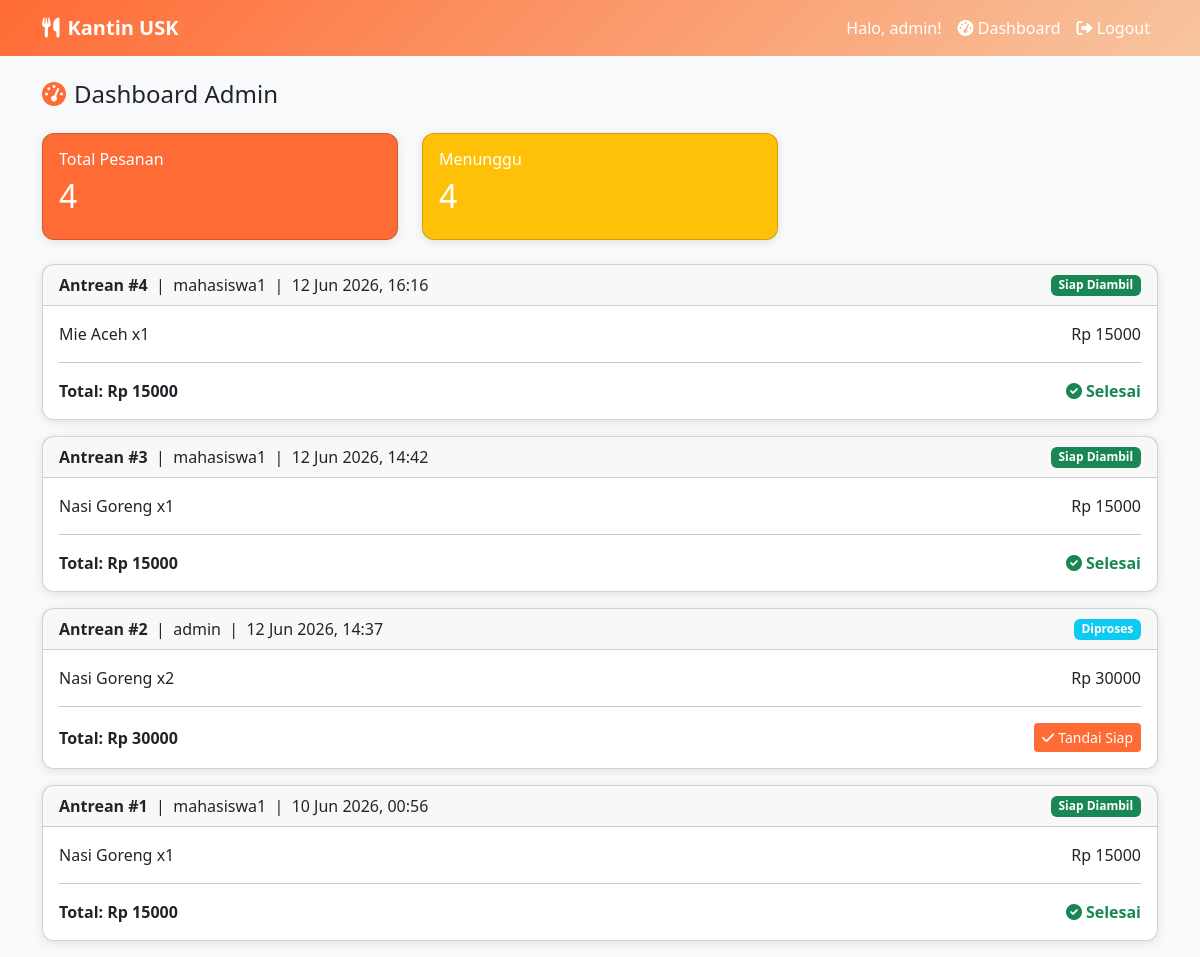
/admin-dashboard/ (signed in), run on the app's committed database.
### orders/models.py (models this page shows, shortened)
class Pesanan(models.Model):
    STATUS_CHOICES = [
        ('menunggu', 'Menunggu'),
        ('diproses', 'Diproses'),
        ('siap', 'Siap Diambil'),
    ]
    pembeli = models.ForeignKey(User, on_delete=models.CASCADE)
    tanggal_pesan = models.DateTimeField(auto_now_add=True)
    total_harga = models.DecimalField(max_digits=10, decimal_places=0)
    status = models.CharField(max_length=20, choices=STATUS_CHOICES, default='menunggu')
    nomor_antrean = models.IntegerField(default=0)

class DetailPesanan(models.Model):
    pesanan = models.ForeignKey(Pesanan, on_delete=models.CASCADE, related_name='details')
    menu = models.ForeignKey(Menu, on_delete=models.CASCADE)
    jumlah = models.IntegerField(default=1)
    sub_total = models.DecimalField(max_digits=10, decimal_places=0)

### menu/models.py (models this page shows, shortened)
class Menu(models.Model):
    nama_makanan = models.CharField(max_length=100)
    harga = models.DecimalField(max_digits=10, decimal_places=0)
    gambar = models.ImageField(upload_to='menu/', blank=True, null=True)
    is_tersedia = models.BooleanField(default=True)

### orders/views.py (the view)
# urls.py: path('admin-dashboard/', order_views.admin_dashboard, name='admin_dashboard'),
@login_required
@user_passes_test(is_admin)
def admin_dashboard(request):
    pesanan = Pesanan.objects.all().order_by('-tanggal_pesan')
    return render(request, 'orders/admin_dashboard.html', {'pesanan': pesanan})

### orders/views.py (called while the page is built)
def is_admin(user):
    return user.is_staff

### templates/orders/admin_dashboard.html (shortened to what this page needs)
{% extends 'base.html' %}
{% block content %}
<h4 class="mb-4">
    <i class="fas fa-tachometer-alt me-2" style="color:#ff6b35;"></i>Dashboard Admin
</h4>
<div class="row mb-4">
    <div class="col-md-4">
        <div class="card text-white" style="background:#ff6b35;">
            <div class="card-body">
                <h6>Total Pesanan</h6>
                <h2>{{ pesanan.count }}</h2>
            </div>
        </div>
    </div>
    <div class="col-md-4">
        <div class="card text-white bg-warning">
            <div class="card-body">
                <h6>Menunggu</h6>
                <h2>{{ pesanan|length }}</h2>
            </div>
        </div>
    </div>
</div>
{% for p in pesanan %}
<div class="card mb-3">
    <div class="card-header d-flex justify-content-between align-items-center">
        <span>
            <strong>Antrean #{{ p.nomor_antrean }}</strong>
            &nbsp;|&nbsp; {{ p.pembeli.username }}
            &nbsp;|&nbsp; {{ p.tanggal_pesan|date:"d M Y, H:i" }}
        </span>
        {% if p.status == 'menunggu' %}
            <span class="badge bg-warning text-dark">Menunggu</span>
        {% elif p.status == 'diproses' %}
            <span class="badge bg-info">Diproses</span>
        {% else %}
            <span class="badge bg-success">Siap Diambil</span>
        {% endif %}
    </div>
    <div class="card-body">
        {% for detail in p.details.all %}
        <div class="d-flex justify-content-between">
            <span>{{ detail.menu.nama_makanan }} x{{ detail.jumlah }}</span>
            <span>Rp {{ detail.sub_total }}</span>
        </div>
        {% endfor %}
        <hr>
        <div class="d-flex justify-content-between align-items-center">
            <strong>Total: Rp {{ p.total_harga }}</strong>
            {% if p.status != 'siap' %}
            <a href="/update-status/{{ p.id }}/" class="btn btn-primary btn-sm">
                {% if p.status == 'menunggu' %}
                    <i class="fas fa-fire me-1"></i>Proses Pesanan
                {% else %}
                    <i class="fas fa-check me-1"></i>Tandai Siap
                {% endif %}
            </a>
            {% else %}
            <span class="text-success fw-bold">
                <i class="fas fa-check-circle me-1"></i>Selesai
            </span>
            {% endif %}
        </div>
    </div>
</div>
{% endfor %}
{% endblock %}

### templates/base.html (shortened to what this page needs)
<!DOCTYPE html>
<html lang="id">
<head>
    <link href="https://cdn.jsdelivr.net/npm/bootstrap@5.3.0/dist/css/bootstrap.min.css" rel="stylesheet">
    <link href="https://cdnjs.cloudflare.com/ajax/libs/font-awesome/6.0.0/css/all.min.css" rel="stylesheet">
</head>
<body>
    <nav class="navbar navbar-expand-lg mb-4">
        <div class="container">
            <a class="navbar-brand" href="/">
                <i class="fas fa-utensils me-2"></i>Kantin USK
            </a>
            <div class="navbar-nav ms-auto">
                {% if user.is_authenticated %}
                    <span class="nav-link">Halo, {{ user.username }}!</span>
                    {% if user.is_staff %}
                        <a class="nav-link" href="/admin-dashboard/">
                            <i class="fas fa-tachometer-alt"></i> Dashboard
                        </a>
                    {% endif %}
                    <a class="nav-link" href="/logout/">
                        <i class="fas fa-sign-out-alt"></i> Logout
                    </a>
                {% else %}
                    <a class="nav-link" href="/login/">Login</a>
                    <a class="nav-link" href="/register/">Register</a>
                {% endif %}
            </div>
        </div>
    </nav>
    <div class="container">
        {% block content %}{% endblock %}
    </div>
</body>
</html>

### templates/base.html (style rules this page uses)
body { background-color: #f8f9fa; }
.navbar { background: linear-gradient(135deg, #ff6b35, #f7c59f); }
.navbar-brand { font-weight: bold; color: white !important; }
.nav-link { color: white !important; }
.card { border-radius: 12px; box-shadow: 0 2px 10px rgba(0,0,0,0.1); }
.btn-primary { background: #ff6b35; border: none; }

### data on the page
Pesanan: nomor_antrean "4", pembeli.username "mahasiswa1", tanggal_pesan "12 Jun 2026, 16:16", status "Siap Diambil", total_harga "15000"
DetailPesanan: menu.nama_makanan "Mie Aceh", jumlah "1", sub_total "15000"
Pesanan: nomor_antrean "3", pembeli.username "mahasiswa1", tanggal_pesan "12 Jun 2026, 14:42", status "Siap Diambil", total_harga "15000"
DetailPesanan: menu.nama_makanan "Nasi Goreng", jumlah "1", sub_total "15000"
Pesanan: nomor_antrean "2", pembeli.username "admin", tanggal_pesan "12 Jun 2026, 14:37", status "Diproses", total_harga "30000"
DetailPesanan: menu.nama_makanan "Nasi Goreng", jumlah "2", sub_total "30000"
Pesanan: nomor_antrean "1", pembeli.username "mahasiswa1", tanggal_pesan "10 Jun 2026, 00:56", status "Siap Diambil", total_harga "15000"
DetailPesanan: menu.nama_makanan "Nasi Goreng", jumlah "1", sub_total "15000"

### other printed values
{{ user.username }} "admin"
{{ pesanan.count }} "4"
{{ pesanan|length }} "4"
